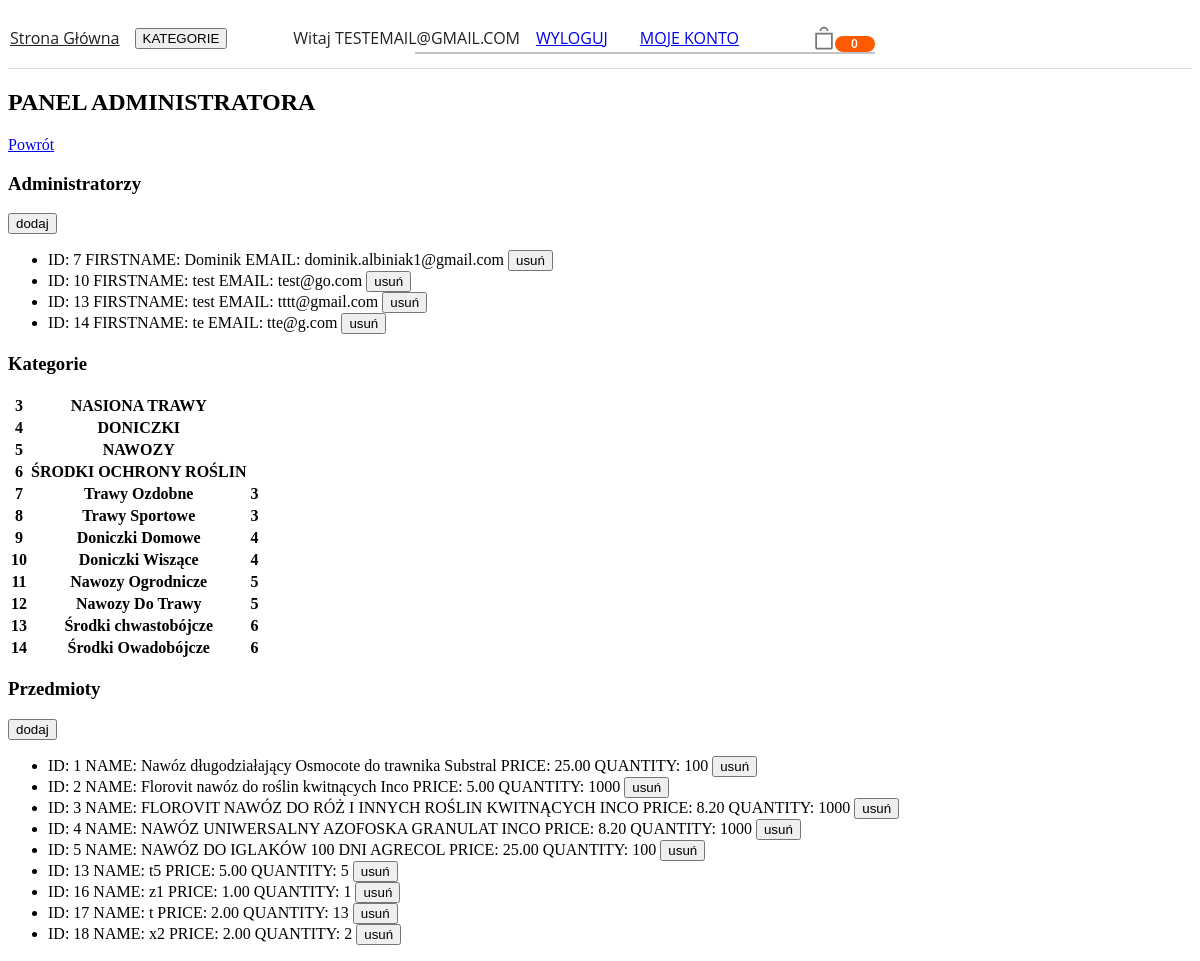
The app's page /Admin/AdminPanel.php (signed in) with its own data.
### tables this page shows
CREATE TABLE `category` (
  `ID` int(11) NOT NULL AUTO_INCREMENT,
  `Name` varchar(255) DEFAULT NULL,
  `SubCategory` int(11) DEFAULT NULL,
  PRIMARY KEY (`ID`),
  KEY `SubCategory` (`SubCategory`),
  CONSTRAINT `category_ibfk_1` FOREIGN KEY (`SubCategory`) REFERENCES `category` (`ID`)
);

### php/SQLProxy.php (called while the page is built, shortened)
<?php
    include_once(dirname(__FILE__) . "\PDOFactory.php");
    class SQLProxy implements SQLCommands {
        private SQLCommands $sqlCommands;
        public function __construct($sqlCommands, DBData $dbData) {
            if (isset($sqlCommands)) {
                $this->sqlCommands = $sqlCommands;
            } else {
                if (isset($dbData)) {
                    $this->sqlCommands = new PDOFactory($dbData->getServerName(), $dbData->getUserName(), $dbData->getPassword(), $dbData->getDBName());
                } else {
                    trigger_error("dbData has not been set", E_WARNING);
                }
            }
        }
        function returnTable($SQLQuery, $params): array {
            return $this->sqlCommands->returnTable($SQLQuery, $params);
        }
    }

### php/DBCredentials.php (called while the page is built, shortened)
<?php
    Class DBCredentials implements DBData {
        private string $servername = "localhost";
        private string $username = "root";
        private string $password = "34FFI!TbHw8";
        private string $dbname = "PHPProject";
        function getServerName(): string {
            return $this->servername;
        }
        function getUserName(): string {
            return $this->username;
        }
        function getPassword(): string {
            return $this->password;
        }
        function getDBName(): string {
            return $this->dbname;
        }
    }

### php/PDOFactory.php (called while the page is built, shortened)
<?php
    class PDOFactory implements SQLCommands {
        private PDO $dbh;
        public function __construct(string $servername,string $username,string $password,string $dbname) {
            $temp = 'mysql:host=' . $servername . ';dbname=' . $dbname;
            $this->dbh = new PDO($temp, $username, $password);
        }
        private function run($SQLQuery, $params): PDOStatement {
            $stmt = $this->dbh->prepare($SQLQuery);
            $stmt->execute($params);
            return $stmt;
        }
        function returnTable($SQLQuery, $params): array {
            return $this->run($SQLQuery, $params)->fetchAll(PDO::FETCH_ASSOC);
        }
    }

### Admin/AdminPanel.php (the view, shortened to what this page needs)
<!DOCTYPE HTML>
<html>
<head>
    <link rel="stylesheet" href="../css/register.css">
</head>
<body>
<?php
require_once("../php/DBCredentials.php");
require_once("../php/SQLProxy.php");
require_once("../php/GET/GetLoginHTML.php");
include $_SESSION['DIR'] . '/php-project/Menu.php';
$dbCredentials = new DBCredentials();
$sqlProxy = new SQLProxy(null, $dbCredentials);
$getLoginHTML = new GetLoginHTML($dbCredentials);
$sql = "SELECT ID, FIRSTNAME, EMAIL FROM USERS WHERE ID IN (SELECT user_id FROM ADMIN)";
$table1 = showDBTable($sql, null, $sqlProxy, "DeleteAdmin");
$sql = "SELECT ID, NAME, SUBCATEGORY FROM CATEGORY";
$table2 = $getLoginHTML->showDBTable($sql, null);
$sql = "SELECT ID, NAME, PRICE, QUANTITY FROM ITEM";
$table3 = showDBTable($sql, null, $sqlProxy, "DeleteItem");
            ?>
            <?php
function showDBTable($sql, $params, SQLProxy $sqlProxy, $buttonName): string {
    $arr = $sqlProxy->returnTable($sql, $params);
    $str = "<ul>";
    try {
        foreach ($arr as $col) {
            $str = $str . "<li>";
            $temp = "";
            foreach ($col as $key => $value) {
                $temp = $temp . $key . ": " . $value . "\n";
            }
            $str = $str . $temp;
            $str = $str . "<button class='Delete' name='$buttonName' value='$col[ID]'" .
             htmlspecialchars($_SERVER["PHP_SELF"]) . " role='button' type='submit'>usuń</button></li>";
        }
    } catch (Exception $e) {
        echo $e->getMessage();
    }
    return $str . "</ul>";
}
?>
<section class='AdminPanel'>
    <h2>PANEL ADMINISTRATORA</h2>
    <div class="GetBack">
        <a href="../Main.php">Powrót</a>
    </div>
    <div>
        <div>
            <div class="AdminTable Table">
                <form name='loginForm' role='form' method='post' action="<?php echo htmlspecialchars($_SERVER["PHP_SELF"]);?>">
                    <div class='LoginFields'>
                        <h3>Administratorzy</h3>
                        <button class='Add' name='show' value="Admin" role='button' type='submit' >dodaj</button>
                        <?php echo $table1; ?>
                    </div>
                </form>
            </div>
        </div>
        <div>
            <div class="CategoryTable Table">
                <form name='loginForm' role='form' method='post' action="<?php echo htmlspecialchars($_SERVER["PHP_SELF"]);?>">
                    <div class='LoginFields'>
                        <h3>Kategorie</h3>
                        <?php echo $table2; ?>
                    </div>
                </form>
            </div>
        </div>
        <div>
            <div class="ItemTable Table">
                <form name='loginForm' role='form' method='post' action="<?php echo htmlspecialchars($_SERVER["PHP_SELF"]);?>">
                    <div class='LoginFields'>
                        <h3>Przedmioty</h3>
                        <button class='Add' name='show' value="Item" role='button' type='submit' >dodaj</button>
                        <?php echo $table3; ?>
                    </div>
                </form>
            </div>
        </div>
    </div>
</section>
</body>
</html>

### php/GET/GetLoginHTML.php (shortened to what this page needs)
<?php
    include_once(dirname(__FILE__) . "\..\DBCredentials.php");
    include_once(dirname(__FILE__) . "\..\SQLProxy.php");
    class GetLoginHTML {
        private SQLCommands $sqlCommands;
        function __construct(DBdata $dbData) {
            $this->sqlCommands = new SQLProxy(null, $dbData);
        }
        function showDBTable($sql, $params, $html = ""): string {
            $arr = $this->sqlCommands->returnTable($sql, $params);
            $str = "<table>";
            try {
                foreach ($arr as $col) {
                    $str = $str . "<tr>";
                    foreach ($col as $i) {
                        $str = $str . "<th>" . $i . "</th>";
                    }
                    $str = $str . $html . "</tr>";
                }
            } catch (Exception $e) {
                echo $e->getMessage();
            }
            return $str . "</table>";
        }
    }

### css/menu.css (style rules this page uses)
h2 { display: block; font-size: 1.5em; margin-block-start: 0.83em; margin-block-end: 0.83em; margin-inline-start: 0px; margin-inline-end: 0px; font-weight: bold; }

### records on screen
category: ID "3 NASIONA TRAWY"
category: ID "4 DONICZKI"
category: ID "5 NAWOZY"
category: ID "6 ŚRODKI OCHRONY ROŚLIN"
category: ID "7 Trawy Ozdobne 3"
category: ID "8 Trawy Sportowe 3"
category: ID "9 Doniczki Domowe 4"
category: ID "10 Doniczki Wiszące 4"
category: ID "11 Nawozy Ogrodnicze 5"
category: ID "12 Nawozy Do Trawy 5"
category: ID "13 Środki chwastobójcze 6"
category: ID "14 Środki Owadobójcze 6"

### other values on screen
$_SESSION['name'] "TESTEMAIL@GMAIL.COM"
